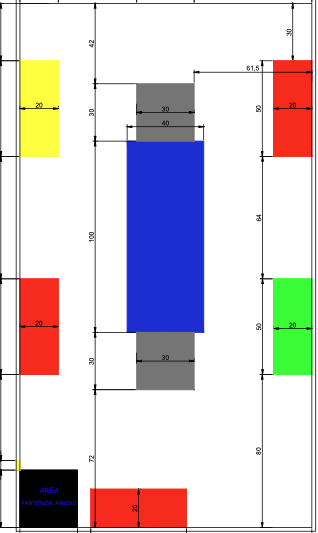
#> input picture PC/mappa2.png, 318 x 533 px
$ python converter.py
#> lines starting #> are read from the running program, lines starting #| are printed output that depends on the picture
from PIL import Image
import numpy as np


image_path = "mappa2.png"
img = Image.open(image_path).convert("L")
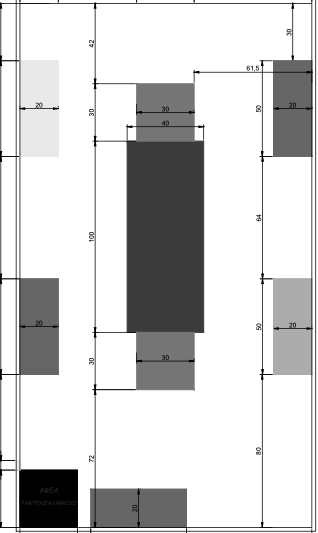
#> img: PIL image 318x533 L; min 0, max 255, mean 208


img_array = np.array(img)
print(img_array.shape)
#| (533, 318)

dpi = 300  # Risoluzione in punti per pollice
pixels_per_cm = 118  # Calcola pixel per cm
cell_size = int(pixels_per_cm)  # Dimensione cella (es. 118 pixel per cm)

# Dividi l'immagine in celle
h, w = img_array.shape  # Altezza e larghezza dell'immagine
#> h = 533; w = 318
#> (the run stopped early here; a loop or call above may not have finished)
